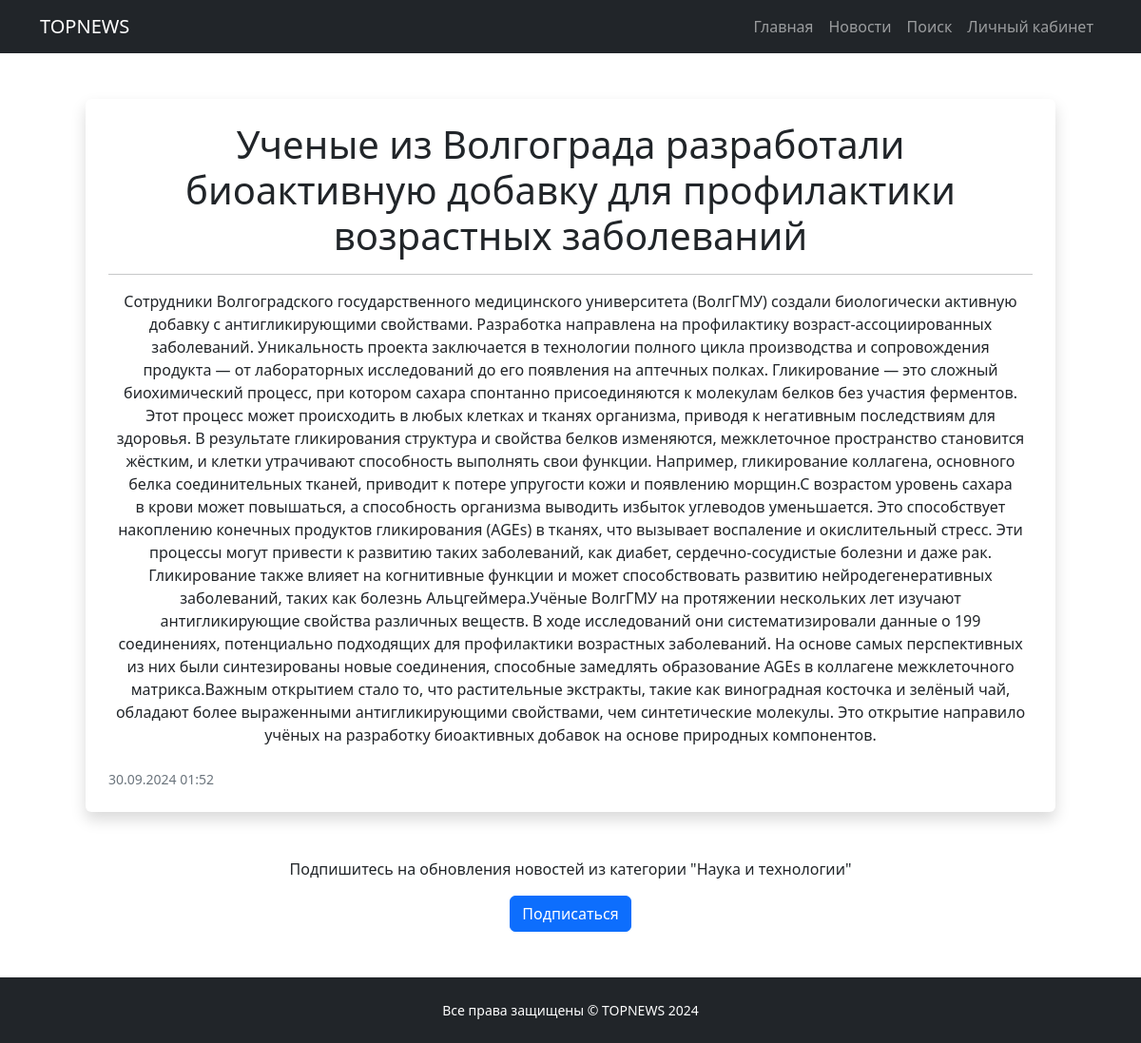
The page /news/2 on the database its author committed.
### news_portal/models.py (models this page shows, shortened)
class Post(models.Model):
    author = models.ForeignKey(Author, on_delete = models.CASCADE)
    content_type = models.CharField(max_length = 1, choices = CONTENT_TYPES, default = article)
    creation_date = models.DateTimeField(auto_now_add = True)
    category = models.ManyToManyField(Category, through = 'PostCategory')
    title = models.CharField(max_length = 255)
    text = models.TextField()
    rating = models.FloatField(default = 0)
    """def send_notifications(self):
        categories = self.category.all()
        for category in categories:
            # Получаем подписчиков на категорию
            subscribers = category.subscribers.all()
            # Уведомляем каждого подписчика
            for subscriber in subscribers:
                # HTML-рассылка
                html_content = render_to_string('email_notification.html', {
                'title': self.title,
                'text': self.text,
                'username': subscriber.username,
            })
                msg = EmailMultiAlternatives(
                    subject=self.title,
                    body=f'Здравствуй, {subscriber.username}. Новая статья в твоём любимом разделе!',
                    from_email='gdaprog@yandex.ru',
                    to=[subscriber.email],
                )
                msg.attach_alternative(html_content, "text/html")
                msg.send()

    def save(self, *args, **kwargs):
        super().save(*args, **kwargs)"""

class Category(models.Model):
    category_name = models.CharField(max_length = 255, unique = True)
    subscribers = models.ManyToManyField(User, blank=True)

### news_portal/views.py (the view)
# urls.py: path('<int:pk>', PostDetail.as_view(), name='post_detail'),
class PostDetail(DetailView):
    model = Post
    template_name = 'post.html'
    context_object_name = 'post'
    def get_context_data(self, **kwargs):
        context = super().get_context_data(**kwargs)
        context['categories'] = self.object.category.all()
        return context
    def post(self, request, *args, **kwargs):
        post = self.get_object()
        category = post.category.first()  # Получаем все категории новости
        if request.user.is_authenticated:
            if category:
                if request.user in category.subscribers.all():
                    category.subscribers.remove(request.user)
                else:
                    category.subscribers.add(request.user)
            return self.get(request, *args, **kwargs)  # Возвращаем к странице поста
        else:
            return redirect('/accounts/login/')  # Перенаправляем неавторизованного пользователя на страницу авторизации

### news_portal/templatetags/custom_filters.py (called while the page is built)
@register.filter()
def censor(text):
    if isinstance(text, str):
        for word in bad_words:
            text = text.replace(word, word[0] + '*' * (len(word) - 1))
        return text
    else:
        raise TypeError("Фильтр censor() должен получить строку.")

### templates/post.html (shortened to what this page needs)
{% extends 'flatpages/default.html' %}
{% load custom_filters %}
{% block content %}
    <div class="container px-5 my-5">
        <div class="row gx-5">
            <div class="col-12 mb-5">
                <div class="card h-100 shadow border-0">
                    <div class="card-body p-4">
                        <a class="text-decoration-none link-dark stretched-link" href="/news/{{ post.id }}">
                            <h1 class="card-title mb-3">{{ post.title|censor }}</h1>
                            <hr>
                        </a>
                        <p class="card-text mb-0">{{ post.text|censor }}</p>
                    </div>
                    <div class="card-footer p-4 pt-0 bg-transparent border-top-0">
                        <div class="d-flex align-items-end justify-content-between">
                            <div class="d-flex align-items-center">
                                <div class="small">
                                    <div class="text-muted">{{ post.creation_date|date:"d.m.Y H:i" }}</div>
                                </div>
                            </div>
                        </div>
                    </div>
                </div>
            </div>
            <form method="post">
                {% if request.user in post.category.first.subscribers.all %}
                    <p>Вы подписаны на обновления новостей из категории "{{ post.category.first.category_name }}"</p>
                    <button type="submit" class="btn btn-secondary">Отписаться</button>
                {% else %}
                    <p>Подпишитесь на обновления новостей из категории "{{ post.category.first.category_name }}"</p>
                    <button type="submit" class="btn btn-primary">Подписаться</button>
                {% endif %}
            </form>
        </div>
    </div>
{% endblock content %}

### rows shown on the page
Post: title|censor "Ученые из Волгограда разработали биоактивную добавку для профилактики возрастных заболеваний", text|censor "Сотрудники Волгоградского государственного медицинского университета (ВолгГМУ) создали биологически активную добавку с антигликирующими свойствами. Разработка направлена на профилактику возраст-ассоциированных заболеваний. Уникальность проекта заключается в технологии полного цикла производства и сопровождения продукта — от лабораторных исследований до его появления на аптечных полках. Гликирование — это сложный биохимический процесс, при котором сахара спонтанно присоединяются к молекулам белков без участия ферментов. Этот процесс может происходить в любых клетках и тканях организма, приводя к негативным последствиям для здоровья. В результате гликирования структура и свойства белков…", creation_date "30.09.2024 01:52", category.first.category_name "Наука и технологии"
